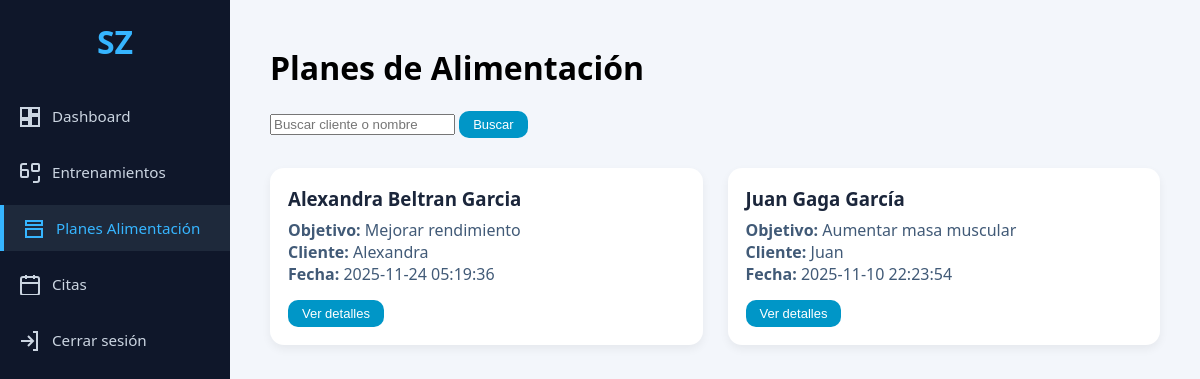
Page /index.php?controller=PlanAlimentacion&action=listar (signed in) on the earlier database version.
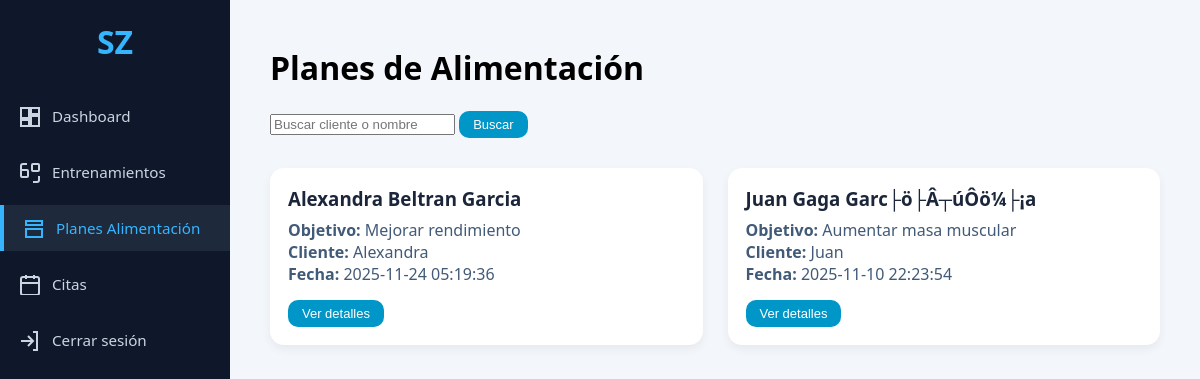
Same page on the later database version.
### tables this page shows
CREATE TABLE `cuestionario_alimentacion` (
  `idCuestionario` int(11) NOT NULL AUTO_INCREMENT,
  `idUsuario` int(11) NOT NULL,
  `idCoach` int(11) DEFAULT NULL,
  `nombreCompleto` varchar(150) DEFAULT NULL,
  `edad` int(11) DEFAULT NULL,
  `peso` decimal(5,2) DEFAULT NULL,
  `estatura` decimal(4,2) DEFAULT NULL,
  `objetivo` varchar(100) DEFAULT NULL,
  `enfermedades` text DEFAULT NULL,
  `deporte` varchar(100) DEFAULT NULL,
  `diasSemana` int(11) DEFAULT NULL,
  `horasDia` decimal(3,1) DEFAULT NULL,
  `tiempoEjercicio` varchar(100) DEFAULT NULL,
  `horarioGym` varchar(100) DEFAULT NULL,
  `fumaAlcohol` varchar(100) DEFAULT NULL,
  `comidasDia` int(11) DEFAULT NULL,
  `alimentacionHabitos` text DEFAULT NULL,
  `comidasDisponibles` int(11) DEFAULT NULL,
  `alimentosNoGustan` text DEFAULT NULL,
  `alimentosDificilesDejar` text DEFAULT NULL,
  `alimentosDisponibles` text DEFAULT NULL,
  `suplementos` text DEFAULT NULL,
  `horarioSueno` varchar(100) DEFAULT NULL,
  `fechaRegistro` timestamp NOT NULL DEFAULT current_timestamp(),
  PRIMARY KEY (`idCuestionario`),
  KEY `idUsuario` (`idUsuario`),
  KEY `cuestionario_alimentacion_fk_coach` (`idCoach`),
  CONSTRAINT `cuestionario_alimentacion_fk_coach` FOREIGN KEY (`idCoach`) REFERENCES `coach` (`idCoach`) ON DELETE SET NULL ON UPDATE CASCADE,
  CONSTRAINT `cuestionario_alimentacion_ibfk_1` FOREIGN KEY (`idUsuario`) REFERENCES `usuarios` (`idUsuario`)
);

CREATE TABLE `usuarios` (
  `idUsuario` int(11) NOT NULL AUTO_INCREMENT,
  `nombre` varchar(256) NOT NULL,
  `apePa` varchar(256) DEFAULT NULL,
  `apeMa` varchar(256) DEFAULT NULL,
  `genero` varchar(50) DEFAULT NULL,
  `telefono` varchar(50) DEFAULT NULL,
  `correo` varchar(256) NOT NULL,
  `contrasena` varchar(256) NOT NULL,
  `fechaRegi` date DEFAULT curdate(),
  `rol` enum('admin','entrenador','cliente') DEFAULT 'cliente',
  `idMembresia` int(11) DEFAULT NULL,
  `idAdministrador` int(11) DEFAULT NULL,
  `idCoach` int(11) DEFAULT NULL,
  PRIMARY KEY (`idUsuario`),
  UNIQUE KEY `correo` (`correo`),
  KEY `idAdministrador` (`idAdministrador`),
  KEY `fk_usuario_entrenador` (`idCoach`),
  CONSTRAINT `fk_usuario_entrenador` FOREIGN KEY (`idCoach`) REFERENCES `coach` (`idCoach`) ON DELETE SET NULL,
  CONSTRAINT `usuarios_ibfk_1` FOREIGN KEY (`idAdministrador`) REFERENCES `administrador` (`idAdministrador`) ON DELETE SET NULL
);

### app/models/PlanAlimentacionModel.php (called while the page is built, shortened)
<?php
class PlanAlimentacionModel {
    private $db;
    public function __construct($db) {
        $this->db = $db;
    }
    public function obtenerCuestionariosParaEntrenador(int $idCoach, string $buscar = '') {
        $sql = "SELECT ca.*, u.nombre AS nombreUsuario
                FROM cuestionario_alimentacion ca
                INNER JOIN usuarios u ON u.idUsuario = ca.idUsuario
                WHERE (ca.idCoach = ? OR ca.idCoach IS NULL)";
        $params = [$idCoach];
        $types  = "i";
        $sql .= " ORDER BY ca.fechaRegistro DESC";
        $stmt = $this->db->prepare($sql);
        $stmt->bind_param($types, ...$params);
        $stmt->execute();
        $result = $stmt->get_result();
        $lista = [];
        while ($row = $result->fetch_assoc()) {
            $lista[] = $row;
        }
        return $lista;
    }
}

### app/views/entrenador/plan-alimentacion-lista.php (the view, shortened to what this page needs)
<!DOCTYPE html>
<html lang="es">
<head>
    <link rel="stylesheet" href="public/css/trainer.css">
</head>
<body>
<aside class="sidebar-trainer">
    <div class="sidebar-logo">SZ</div>
    <nav class="sidebar-nav">
        <a href="index.php?controller=coach&action=index"
           class="sidebar-item">
            <svg fill="none" stroke="currentColor" stroke-width="2">
                <path d="M3 13h8V3H3v10zm0 8h8v-6H3v6zm10 0h8v-10h-8v10zm0-18v6h8V3h-8z"/>
            </svg>
            <span>Dashboard</span>
        </a>
        <a href="index.php?controller=entrenamientos&action=index"
           class="sidebar-item">
            <svg fill="none" stroke="currentColor" stroke-width="2">
                <path d="M21 15v4a2 2 0 0 1-2 2h-4"/>
                <path d="M3 9V5a2 2 0 0 1 2-2h4"/>
                <rect x="3" y="9" width="7" height="7" rx="1"/>
                <rect x="14" y="3" width="7" height="7" rx="1"/>
            </svg>
            <span>Entrenamientos</span>
        </a>
        <a class="sidebar-item active"
           href="index.php?controller=PlanAlimentacion&action=listar">
            <svg fill="none" stroke="currentColor" stroke-width="2">
                <path d="M4 4h16v4H4z"/>
                <path d="M4 12h16v8H4z"/>
            </svg>
            <span>Planes Alimentación</span>
        </a>
        <a href="index.php?controller=citas&action=lista"
           class="sidebar-item">
            <svg fill="none" stroke="currentColor" stroke-width="2">
                <rect x="3" y="4" width="18" height="18" rx="2"/>
                <path d="M16 2v4M8 2v4M3 10h18"/>
            </svg>
            <span>Citas</span>
        </a>
        <a href="index.php?controller=user&action=logout" class="sidebar-item">
            <svg fill="none" stroke="currentColor" stroke-width="2">
                <path d="M15 3h4v18h-4"/>
                <path d="M10 17l5-5-5-5"/>
                <path d="M15 12H3"/>
            </svg>
            <span>Cerrar sesión</span>
        </a>
    </nav>
</aside>
<main class="main-content">
    <h1>Planes de Alimentación</h1>
    <form method="get" action="index.php" class="search-bar">
        <input type="text" name="buscar" placeholder="Buscar cliente o nombre"
               value="<?= htmlspecialchars($_GET['buscar'] ?? '') ?>">
        <button type="submit" class="btn-small btn-edit">Buscar</button>
    </form>
    <?php if (empty($cuestionarios)): ?>
        <p style="margin-top:40px;color:#6b7280;">No hay cuestionarios registrados.</p>
    <?php else: ?>
        <div class="trainings-grid">
            <?php foreach ($cuestionarios as $c): ?>
                <div class="training-card">
                    <h3><?= htmlspecialchars($c['nombreCompleto']) ?></h3>
                    <p><strong>Objetivo:</strong> <?= htmlspecialchars($c['objetivo']) ?></p>
                    <p><strong>Cliente:</strong> <?= htmlspecialchars($c['nombreUsuario']) ?></p>
                    <p><strong>Fecha:</strong> <?= htmlspecialchars($c['fechaRegistro']) ?></p>
                    <div class="training-actions">
                        <a href="index.php?controller=PlanAlimentacion&action=ver&id=<?= $c['idCuestionario'] ?>">
                            <button class="btn-small btn-edit">Ver detalles</button>
                        </a>
                    </div>
                </div>
            <?php endforeach; ?>
        </div>
    <?php endif; ?>
</main>
</body>
</html>

Differences in the rows shown:
changed cuestionario_alimentacion "Aumentar masa muscular": nombreCompleto "Juan Gaga García" → "Juan Gaga Garc├ö├Â┬úÔö¼├¡a"
